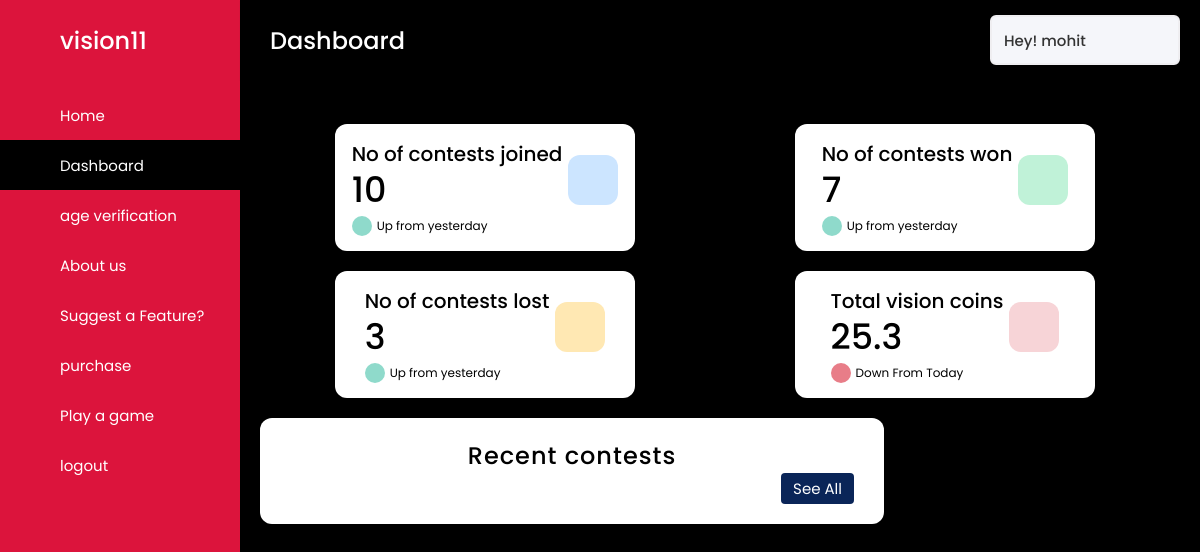
Screenshot of /dashboard (signed in) with the database file from the repository.
### usermanagerAPP/models.py (models this page shows, shortened)
class User1(AbstractUser):
    first_name = models.CharField(
        max_length=20
    )
    last_name = models.CharField(
        max_length=20
    )
    username = models.CharField(
        max_length=20,
        unique=True
    )
    age = models.IntegerField(
        null=True,
        blank=True
    )
    email = models.EmailField(
        max_length=50
    )
    vision_credits = models.FloatField(
        default=0
    )
    currency_type = models.CharField(
        choices=Currency_Choices,
        default=Choices.VISION_CANDIES,
        max_length=50
    )
    gender_type = models.CharField(
        choices=Gender_Choices,
        null=True,
        max_length=10
    )
    country = models.CharField(
        max_length=50
    )
    adult = models.BooleanField(
        'Adult_status',
        default=False
    )
    staff = models.BooleanField(
        'Staff_status',
        default=False
    )
    superuser = models.BooleanField(
        'super_user_status',
        default=False
    )
    aadhar_image = models.FileField(
        upload_to='others',
        null=True,
        blank=True
    )
    objects = UserManager()
    @property
    def is_adult(self):
        return self.adult

### mainAPP/views.py (the view)
# urls.py: path('dashboard',views.RenderDashboard),
@login_required(login_url='/accounts/login')
def RenderDashboard(request):
    return render(request, 'dashboard.html')

### templates/dashboard.html (shortened to what this page needs)
{% load static %}
{% load static %}
{% block content %}
<!DOCTYPE html>
<html lang="en">
<head>
  <link rel="stylesheet" href="{% static 'css/plans.css' %}">
  <link rel="stylesheet" href="{% static 'css/dashboard.css' %}">
</head>
  <body>
    <div class="sidebar" id="sidebar-dashboard">
      <div class="logo-details">
        <span class="logo_name">vision11</span>
      </div>
      <ul class="nav-links">
        <li>
          <a href="/">
            <span class="links_name">Home</span>
          </a>
        </li>
        <li>
          <a href="#" class="active" id="basedash">
            <span class="links_name">Dashboard</span>
          </a>
        </li>
        <li>
          <a href="#ageverification" id="ageverdash">
            <span class="links_name">age verification</span>
          </a>
        </li>
        <li>
          <a href="#aboutus" id="absdash">
            <span class="links_name">About us</span>
          </a>
        </li>
        <li>
          <a href="#suggestafeature" id="hefedash">
            <span class="links_name">Suggest a Feature?</span>
          </a>
        </li>
        <li>
          <a href="#purchase" id="purchase">
            <span class="links_name">purchase</span>
          </a>
        </li>
        <li>
          <a href="/play">
            <span class="links_name">Play a game</span>
          </a>
        </li>
        <li>
          <a href="/accounts/logout">
            <span class="links_name">logout</span>
          </a>
        </li>
      </ul>
    </div>
    <section class="home-section">
      <nav>
        <div class="sidebar-button">
          <span class="dashboard" style="color: white;">Dashboard</span>
        </div>
        <div class="profile-details">
          <span class="admin_name">Hey! {{user.username}}</span>
        </div>
      </nav>
      <div class="home-content" id="base-dashboard">
        <div class="overview-boxes">
          <div class="box">
            <div class="right-side">
              <div class="box-topic">No of contests joined</div>
              <div class="number">10</div>
              <div class="indicator">
                <i class='bx bx-up-arrow-alt'></i>
                <span class="text">Up from yesterday</span>
              </div>
            </div>
            <i class='bx bx-cart-alt cart'></i>
          </div>
          <div class="box">
            <div class="right-side">
              <div class="box-topic">No of contests won</div>
              <div class="number">7</div>
              <div class="indicator">
                <i class='bx bx-up-arrow-alt'></i>
                <span class="text">Up from yesterday</span>
              </div>
            </div>
            <i class='bx bxs-cart-add cart two'></i>
          </div>
          <div class="box">
            <div class="right-side">
              <div class="box-topic">No of contests lost</div>
              <div class="number">3</div>
              <div class="indicator">
                <i class='bx bx-up-arrow-alt'></i>
                <span class="text">Up from yesterday</span>
              </div>
            </div>
            <i class='bx bx-cart cart three'></i>
          </div>
          <div class="box">
            <div class="right-side">
              <div class="box-topic">Total {{user.currency_type}}</div>
              <div class="number">{{user.vision_credits}}</div>
              <div class="indicator">
                <i class='bx bx-down-arrow-alt down'></i>
                <span class="text">Down From Today</span>
              </div>
            </div>
            <i class='bx bxs-cart-download cart four'></i>
          </div>
        </div>
        <div class="sales-boxes">
          <div class="recent-sales box">
            <div class="title">Recent contests</div>
            <div class="button">
              <a href="#">See All</a>
            </div>
          </div>
        </div>
      </div>
    </section>
  </body>
</html>
{% endblock %}

### statics/css/plans.css (style rules this page uses)
* { box-sizing: border-box; padding: 0px; margin: 0px; font-family: cursive; }
.title { text-align: center; letter-spacing: 1px; }

### statics/css/dashboard.css (style rules this page uses)
* { margin: 0; padding: 0; box-sizing: border-box; font-family: 'Poppins', sans-serif; }
.sidebar { position: fixed; height: 100%; width: 240px; background: crimson; transition: all 0.5s ease; overflow-y: auto; }
.overview-boxes .box { min-width: 300px; margin-right: 10px; }
.sidebar .logo-details { height: 80px; display: flex; align-items: center; }
.sidebar .logo-details .logo_name { color: #fff; font-size: 24px; font-weight: 500; }
.sidebar .nav-links { margin-top: 10px; }
.sidebar .nav-links li { position: relative; list-style: none; height: 50px; }
.sidebar .nav-links li a { height: 100%; width: 100%; display: flex; align-items: center; text-decoration: none; transition: all 0.4s ease; }
.sidebar .nav-links li a.active { background: black; }
.sidebar .nav-links li a .links_name { color: #fff; font-size: 15px; font-weight: 400; white-space: nowrap; }
.home-section { position: relative; background: black; min-height: 100vh; width: calc(100% - 240px); left: 240px; transition: all 0.5s ease; }
.home-section nav { display: flex; justify-content: space-between; height: 80px; background: black; display: flex; align-items: center; position: fixed; width: calc(100% - 240px); left: 240px; z-index: 100; padding: 0 20px; box-shadow: 0 1px 1px rgba(0, 0, 0, 0.1); transition: all 0.5s ease; }
.home-section nav .sidebar-button { display: flex; align-items: center; font-size: 24px; font-weight: 500; }
.home-section nav .profile-details { display: flex; align-items: center; background: #F5F6FA; border: 2px solid #EFEEF1; border-radius: 6px; height: 50px; min-width: 190px; padding: 0 15px 0 2px; }
nav .profile-details .admin_name { font-size: 15px; font-weight: 500; color: #333; margin: 0 10px; white-space: nowrap; }
.home-section .home-content { position: relative; padding-top: 104px; }
.home-content .overview-boxes { display: flex; align-items: center; justify-content: space-around; flex-wrap: wrap; padding: 0 20px; margin-top: 20px; }
.overview-boxes .box,.staff-box,.suggestion_box { display: flex; align-items: center; justify-content: center; width: calc(100% / 4 - 15px); background: #fff; padding: 15px 14px; border-radius: 12px; box-shadow: 0 5px 10px rgba(0,0,0,0.1); margin-bottom: 20px; }
.overview-boxes .box-topic { font-size: 20px; font-weight: 500; }
.home-content .box .number { display: inline-block; font-size: 35px; margin-top: -6px; font-weight: 500; }
.home-content .box .indicator { display: flex; align-items: center; }
.home-content .box .indicator i { height: 20px; width: 20px; background: #8FDACB; line-height: 20px; text-align: center; border-radius: 50%; color: #fff; font-size: 20px; margin-right: 5px; }
.box .indicator i.down { background: #e87d88; }
.home-content .box .indicator .text { font-size: 12px; }
.home-content .box .cart { display: inline-block; font-size: 32px; height: 50px; width: 50px; background: #cce5ff; line-height: 50px; text-align: center; color: #66b0ff; border-radius: 12px; margin: -15px 0 0 6px; }
.home-content .box .cart.two { color: #2BD47D; background: #C0F2D8; }
.home-content .box .cart.three { color: #ffc233; background: #ffe8b3; }
.home-content .box .cart.four { color: #e05260; background: #f7d4d7; }
.home-content .sales-boxes { display: flex; justify-content: space-between; }
.home-content .sales-boxes .recent-sales { width: 65%; background: #fff; padding: 20px 30px; margin: 0 20px; border-radius: 12px; box-shadow: 0 5px 10px rgba(0, 0, 0, 0.1); }
.sales-boxes .box .title { font-size: 24px; font-weight: 500; }
.sales-boxes .box .button { width: 100%; display: flex; justify-content: flex-end; }
.sales-boxes .box .button a,.home-section .home-content .overview-boxes .right-side .button a { color: #fff; background: #0A2558; padding: 4px 12px; font-size: 15px; font-weight: 400; border-radius: 4px; text-decoration: none; transition: all 0.3s ease; }

### rows the page displays
User1: username "mohit", currency_type "vision coins", vision_credits "25.3"
